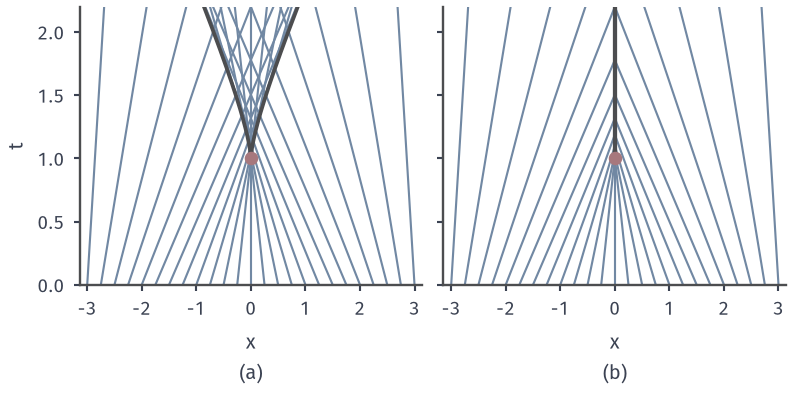

Generate this figure with Python:
from pathlib import Path
import sys
ROOT = next(p for p in Path(__file__).resolve().parents if (p/"build.sh").is_file() and (p/"tex/book.tex").is_file())
sys.path.insert(0, str(ROOT/"figures/06-differential-equations/02-partial-differential-equations/matplotlib/hj-common"))
from hj_common import *
HERE = Path(__file__).resolve().parent
# Target: H=p^2/2, u0=cos x: characteristics x=y-t sin y. (a) all lines, envelope x=y-tan y, t=1/cos y.
# (b) lines stopped at the kink x=0, which they reach at t=y/sin y.
fig, axs = figure(width_mm=112, height_mm=56, ncols=2, sharey=True)
Tm=2.2; ys=np.linspace(-3,3,25)
ax=axs[0]; style(ax)
t=np.linspace(0,Tm,50)
for y in ys: ax.plot(y-t*np.sin(y),t,color=BLUE,lw=.85)
th=np.linspace(-np.arccos(1/Tm),np.arccos(1/Tm),301)
ax.plot(th-np.tan(th),1/np.cos(th),color=LINE,lw=1.5)
ax.plot([0],[1],'o',ms=4.4,color=RED,zorder=6)
ax.set_xlim(-np.pi,np.pi); ax.set_ylim(0,Tm); ax.set_xticks([-3,-2,-1,0,1,2,3]); ax.set_ylabel('$t$'); sub(ax,'a','$x$')
ax=axs[1]; style(ax)
for y in ys:
    if abs(y)<1e-9: end=Tm
    else: end=min(Tm,y/np.sin(y))
    t=np.linspace(0,end,50); ax.plot(y-t*np.sin(y),t,color=BLUE,lw=.85)
ax.plot([0,0],[1,Tm],color=LINE,lw=1.7)
ax.plot([0],[1],'o',ms=4.4,color=RED,zorder=6)
ax.set_xlim(-np.pi,np.pi); ax.set_xticks([-3,-2,-1,0,1,2,3]); sub(ax,'b','$x$')
save(fig,HERE,'figure',{'formula':'x=y-t sin y; envelope x=y-tan y, t=1/cos y; kink x=0, t>=1'})
